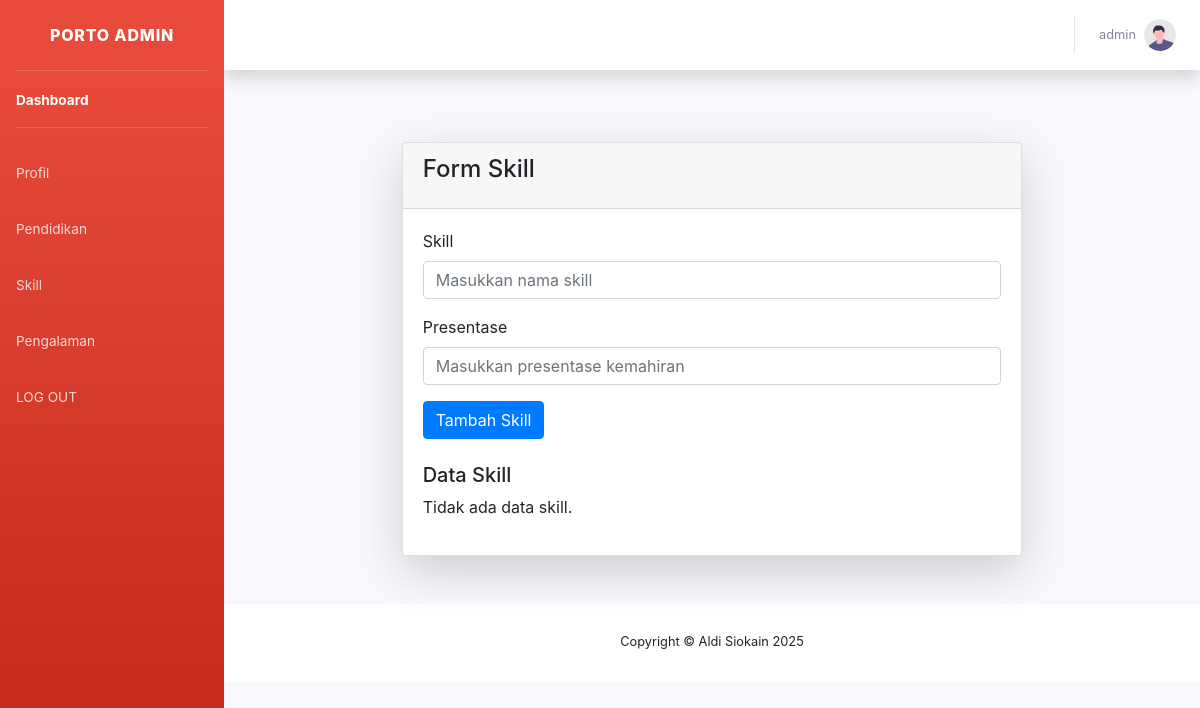
/skill.php (signed in), run on an earlier commit of the app's database.
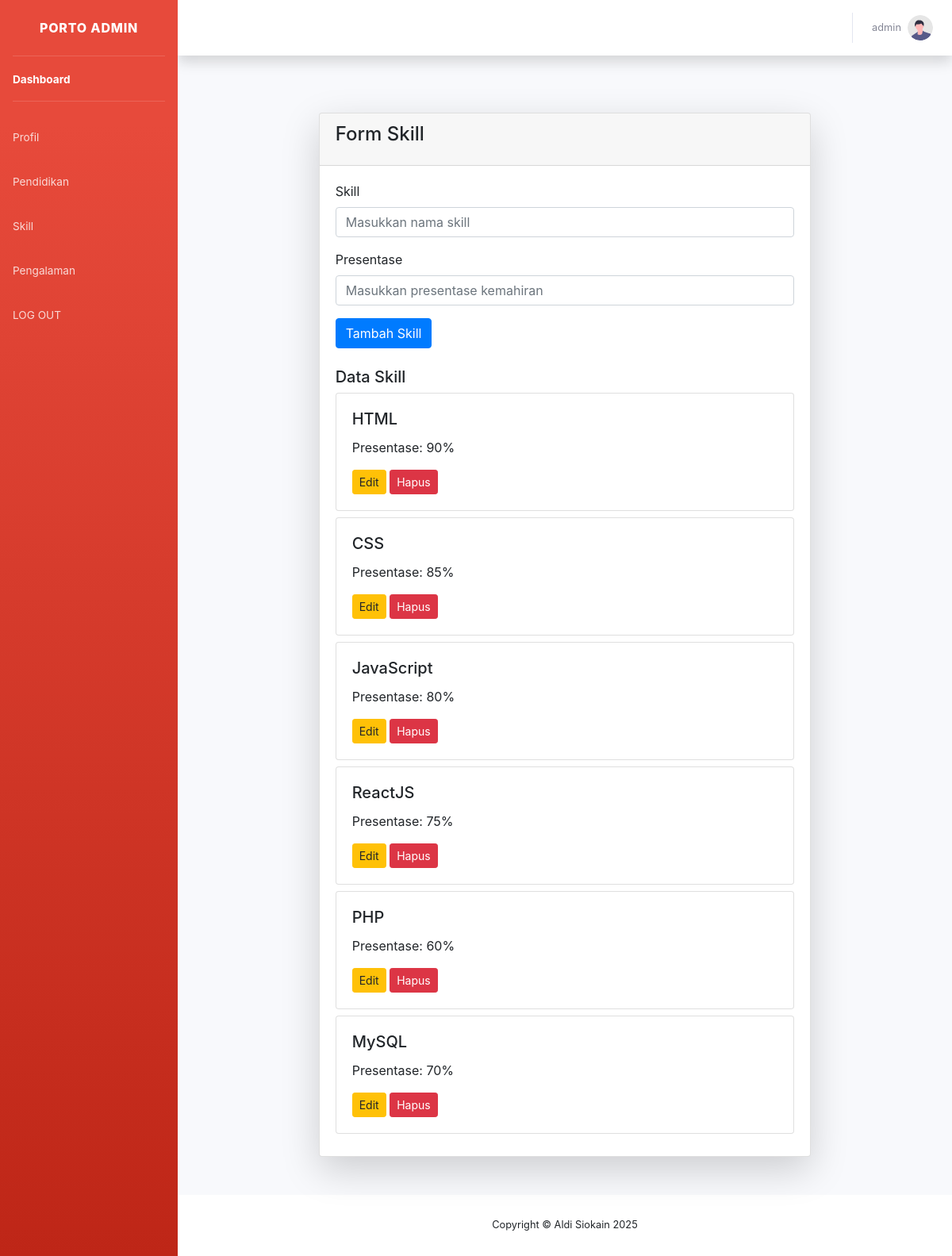
And on a later commit of the database.
### tables this page shows
CREATE TABLE `skill` (
  `id` int(11) NOT NULL,
  `skill` varchar(50) NOT NULL,
  `presentase` int(100) NOT NULL
);

### skill.php (the view, shortened to what this page needs)
<?php
require './partials/header.php';
$sql = "SELECT * FROM skill";
$result = $conn->query($sql);
$skillList = [];
if ($result->num_rows > 0) {
    while ($row = $result->fetch_assoc()) {
        $skillList[] = $row;
    }
}
?>
<!DOCTYPE html>
<html lang="en">
<head>
    <link href="https://stackpath.bootstrapcdn.com/bootstrap/4.5.0/css/bootstrap.min.css" rel="stylesheet">
</head>
<body>
    <div class="container">
        <div class="row justify-content-center">
            <div class="col-lg-8">
                <div class="card shadow-lg my-5">
                    <div class="card-header">
                        <h4 class="card-title">Form Skill</h4>
                    </div>
                    <div class="card-body">
                        <form action="./controllers/skillController.php?action=add" method="POST">
                            <div class="form-group">
                                <label for="skill">Skill</label>
                                <input type="text" class="form-control" id="skill" name="skill" placeholder="Masukkan nama skill" required>
                            </div>
                            <div class="form-group">
                                <label for="presentase">Presentase</label>
                                <input type="number" class="form-control" id="presentase" name="presentase" placeholder="Masukkan presentase kemahiran" required>
                            </div>
                            <button type="submit" name="submit" class="btn btn-primary">Tambah Skill</button>
                        </form>
                        <div class="mt-4">
                            <h5>Data Skill</h5>
                            <?php if (!empty($skillList)): ?>
                                <?php foreach ($skillList as $skill): ?>
                                    <div class="card mb-2">
                                        <div class="card-body">
                                            <h5 class="card-title"><?= htmlspecialchars($skill['skill']); ?></h5>
                                            <p class="card-text">Presentase: <?= htmlspecialchars($skill['presentase']); ?>%</p>
                                            <button class="btn btn-warning btn-sm" data-toggle="modal" data-target="#editModal" data-id="<?= $skill['id']; ?>" data-skill="<?= htmlspecialchars($skill['skill']); ?>" data-presentase="<?= htmlspecialchars($skill['presentase']); ?>">Edit</button>
                                            <a href="./controllers/skillController.php?action=delete&id=<?= $skill['id']; ?>" class="btn btn-danger btn-sm">Hapus</a>
                                        </div>
                                    </div>
                                <?php endforeach; ?>
                            <?php else: ?>
                                <p>Tidak ada data skill.</p>
                            <?php endif; ?>
                        </div>
                    </div>
                </div>
            </div>
        </div>
    </div>
</body>
</html>
<?php require './partials/footer.php'; ?>

What changed in the data, as far as the page shows it:
added skill: skill "HTML", presentase "90"
added skill: skill "CSS", presentase "85"
added skill: skill "JavaScript", presentase "80"
added skill: skill "ReactJS", presentase "75"
added skill: skill "PHP", presentase "60"
added skill: skill "MySQL", presentase "70"
Also different on the page:
text no longer shown: "Tidak ada data skill."
